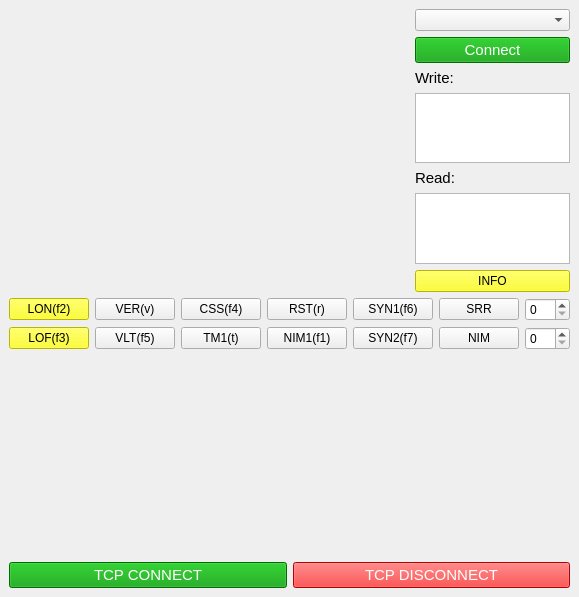
<?xml version="1.0" encoding="UTF-8"?>
<ui version="4.0">
 <class>Lidar</class>
 <widget class="QMainWindow" name="Lidar">
  <property name="geometry">
   <rect>
    <x>0</x>
    <y>0</y>
    <width>579</width>
    <height>597</height>
   </rect>
  </property>
  <property name="windowTitle">
   <string>Lidar</string>
  </property>
  <widget class="QWidget" name="centralwidget">
   <layout class="QGridLayout" name="gridLayout_2">
    <item row="0" column="1">
     <layout class="QVBoxLayout" name="verticalLayout">
      <item>
       <widget class="QComboBox" name="portName">
        <property name="maximumSize">
         <size>
          <width>200</width>
          <height>16777215</height>
         </size>
        </property>
       </widget>
      </item>
      <item>
       <widget class="QPushButton" name="connected">
        <property name="maximumSize">
         <size>
          <width>200</width>
          <height>16777215</height>
         </size>
        </property>
        <property name="font">
         <font>
          <pointsize>11</pointsize>
          <weight>50</weight>
          <bold>false</bold>
         </font>
        </property>
        <property name="styleSheet">
         <string notr="true">QPushButton {
  
    background-color:  rgb(0, 153, 0);
    color:  rgb(255, 255, 255);

}</string>
        </property>
        <property name="text">
         <string>Connect</string>
        </property>
       </widget>
      </item>
      <item>
       <widget class="QLabel" name="label">
        <property name="maximumSize">
         <size>
          <width>200</width>
          <height>16777215</height>
         </size>
        </property>
        <property name="font">
         <font>
          <pointsize>11</pointsize>
         </font>
        </property>
        <property name="text">
         <string>Write:</string>
        </property>
       </widget>
      </item>
      <item>
       <widget class="QTextEdit" name="write_log">
        <property name="maximumSize">
         <size>
          <width>200</width>
          <height>16777215</height>
         </size>
        </property>
        <property name="mouseTracking">
         <bool>true</bool>
        </property>
        <property name="readOnly">
         <bool>true</bool>
        </property>
       </widget>
      </item>
      <item>
       <widget class="QLabel" name="label_2">
        <property name="maximumSize">
         <size>
          <width>200</width>
          <height>16777215</height>
         </size>
        </property>
        <property name="font">
         <font>
          <pointsize>11</pointsize>
         </font>
        </property>
        <property name="text">
         <string>Read:</string>
        </property>
       </widget>
      </item>
      <item>
       <widget class="QTextEdit" name="read_log">
        <property name="maximumSize">
         <size>
          <width>200</width>
          <height>16777215</height>
         </size>
        </property>
        <property name="readOnly">
         <bool>true</bool>
        </property>
       </widget>
      </item>
      <item>
       <widget class="QPushButton" name="info">
        <property name="maximumSize">
         <size>
          <width>200</width>
          <height>16777215</height>
         </size>
        </property>
        <property name="styleSheet">
         <string notr="true">QPushButton {
  
    background-color:  rgb(255, 255, 0);
    color:  rgb(0, 0, 0);

}</string>
        </property>
        <property name="text">
         <string>INFO</string>
        </property>
       </widget>
      </item>
     </layout>
    </item>
    <item row="2" column="0" colspan="2">
     <widget class="QCustomPlot" name="ether_plot" native="true">
      <property name="minimumSize">
       <size>
        <width>200</width>
        <height>200</height>
       </size>
      </property>
     </widget>
    </item>
    <item row="1" column="0" colspan="2">
     <layout class="QGridLayout" name="gridLayout">
      <item row="0" column="0">
       <widget class="QPushButton" name="lon">
        <property name="minimumSize">
         <size>
          <width>0</width>
          <height>0</height>
         </size>
        </property>
        <property name="maximumSize">
         <size>
          <width>80</width>
          <height>16777215</height>
         </size>
        </property>
        <property name="styleSheet">
         <string notr="true">QPushButton {
  
    background-color:  rgb(255, 255, 0);
    color:  rgb(0, 0, 0);

}</string>
        </property>
        <property name="text">
         <string>LON(f2)</string>
        </property>
       </widget>
      </item>
      <item row="0" column="1">
       <widget class="QPushButton" name="ver">
        <property name="maximumSize">
         <size>
          <width>80</width>
          <height>16777215</height>
         </size>
        </property>
        <property name="text">
         <string>VER(v)</string>
        </property>
       </widget>
      </item>
      <item row="0" column="2">
       <widget class="QPushButton" name="css">
        <property name="maximumSize">
         <size>
          <width>80</width>
          <height>16777215</height>
         </size>
        </property>
        <property name="text">
         <string>CSS(f4)</string>
        </property>
       </widget>
      </item>
      <item row="0" column="3">
       <widget class="QPushButton" name="rst">
        <property name="maximumSize">
         <size>
          <width>80</width>
          <height>16777215</height>
         </size>
        </property>
        <property name="text">
         <string>RST(r)</string>
        </property>
       </widget>
      </item>
      <item row="0" column="4">
       <widget class="QPushButton" name="syn1">
        <property name="maximumSize">
         <size>
          <width>80</width>
          <height>16777215</height>
         </size>
        </property>
        <property name="text">
         <string>SYN1(f6)</string>
        </property>
       </widget>
      </item>
      <item row="0" column="5">
       <widget class="QPushButton" name="srr">
        <property name="maximumSize">
         <size>
          <width>80</width>
          <height>16777215</height>
         </size>
        </property>
        <property name="text">
         <string>SRR</string>
        </property>
       </widget>
      </item>
      <item row="0" column="6">
       <widget class="QSpinBox" name="srr_spinBox">
        <property name="maximumSize">
         <size>
          <width>60</width>
          <height>16777215</height>
         </size>
        </property>
       </widget>
      </item>
      <item row="1" column="0">
       <widget class="QPushButton" name="lof">
        <property name="maximumSize">
         <size>
          <width>80</width>
          <height>16777215</height>
         </size>
        </property>
        <property name="styleSheet">
         <string notr="true">QPushButton {
  
    background-color:  rgb(255, 255, 0);
    color:  rgb(0, 0, 0);

}</string>
        </property>
        <property name="text">
         <string>LOF(f3)</string>
        </property>
       </widget>
      </item>
      <item row="1" column="1">
       <widget class="QPushButton" name="vlt">
        <property name="maximumSize">
         <size>
          <width>80</width>
          <height>16777215</height>
         </size>
        </property>
        <property name="text">
         <string>VLT(f5)</string>
        </property>
       </widget>
      </item>
      <item row="1" column="2">
       <widget class="QPushButton" name="tm1">
        <property name="maximumSize">
         <size>
          <width>80</width>
          <height>16777215</height>
         </size>
        </property>
        <property name="text">
         <string>TM1(t)</string>
        </property>
       </widget>
      </item>
      <item row="1" column="3">
       <widget class="QPushButton" name="nim1">
        <property name="maximumSize">
         <size>
          <width>80</width>
          <height>16777215</height>
         </size>
        </property>
        <property name="text">
         <string>NIM1(f1)</string>
        </property>
       </widget>
      </item>
      <item row="1" column="4">
       <widget class="QPushButton" name="syn2">
        <property name="maximumSize">
         <size>
          <width>80</width>
          <height>16777215</height>
         </size>
        </property>
        <property name="text">
         <string>SYN2(f7)</string>
        </property>
       </widget>
      </item>
      <item row="1" column="5">
       <widget class="QPushButton" name="nim">
        <property name="maximumSize">
         <size>
          <width>80</width>
          <height>16777215</height>
         </size>
        </property>
        <property name="text">
         <string>NIM</string>
        </property>
       </widget>
      </item>
      <item row="1" column="6">
       <widget class="QSpinBox" name="nim_spinBox">
        <property name="maximumSize">
         <size>
          <width>60</width>
          <height>16777215</height>
         </size>
        </property>
       </widget>
      </item>
     </layout>
    </item>
    <item row="0" column="0">
     <widget class="QCustomPlot" name="ocounter_plot" native="true">
      <property name="minimumSize">
       <size>
        <width>400</width>
        <height>200</height>
       </size>
      </property>
      <property name="maximumSize">
       <size>
        <width>16777215</width>
        <height>16777215</height>
       </size>
      </property>
     </widget>
    </item>
    <item row="3" column="0" colspan="2">
     <layout class="QHBoxLayout" name="horizontalLayout">
      <item>
       <widget class="QPushButton" name="tcp_connect">
        <property name="font">
         <font>
          <pointsize>11</pointsize>
         </font>
        </property>
        <property name="styleSheet">
         <string notr="true">QPushButton {
  
    background-color:  rgb(0, 153, 0);
    color:  rgb(255, 255, 255);

}</string>
        </property>
        <property name="text">
         <string>TCP CONNECT</string>
        </property>
       </widget>
      </item>
      <item>
       <widget class="QPushButton" name="tcp_disconnect">
        <property name="maximumSize">
         <size>
          <width>16777215</width>
          <height>16777215</height>
         </size>
        </property>
        <property name="font">
         <font>
          <pointsize>11</pointsize>
         </font>
        </property>
        <property name="styleSheet">
         <string notr="true">QPushButton {
  
    background-color:  rgb(255, 0, 0);
    color:  rgb(255, 255, 255);

}</string>
        </property>
        <property name="text">
         <string>TCP DISCONNECT</string>
        </property>
       </widget>
      </item>
     </layout>
    </item>
   </layout>
  </widget>
 </widget>
 <customwidgets>
  <customwidget>
   <class>QCustomPlot</class>
   <extends>QWidget</extends>
   <header>qcustomplot.h</header>
   <container>1</container>
  </customwidget>
 </customwidgets>
 <resources/>
 <connections/>
</ui>
